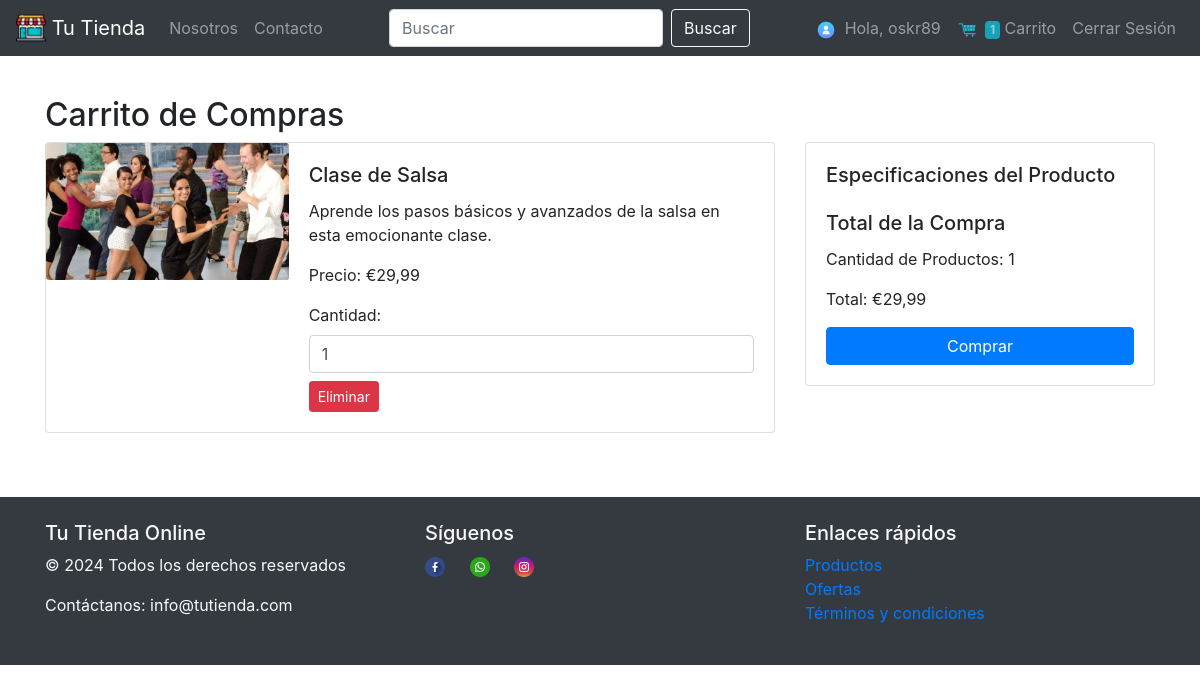
Page /carrito/ (signed in) on the earlier database version.
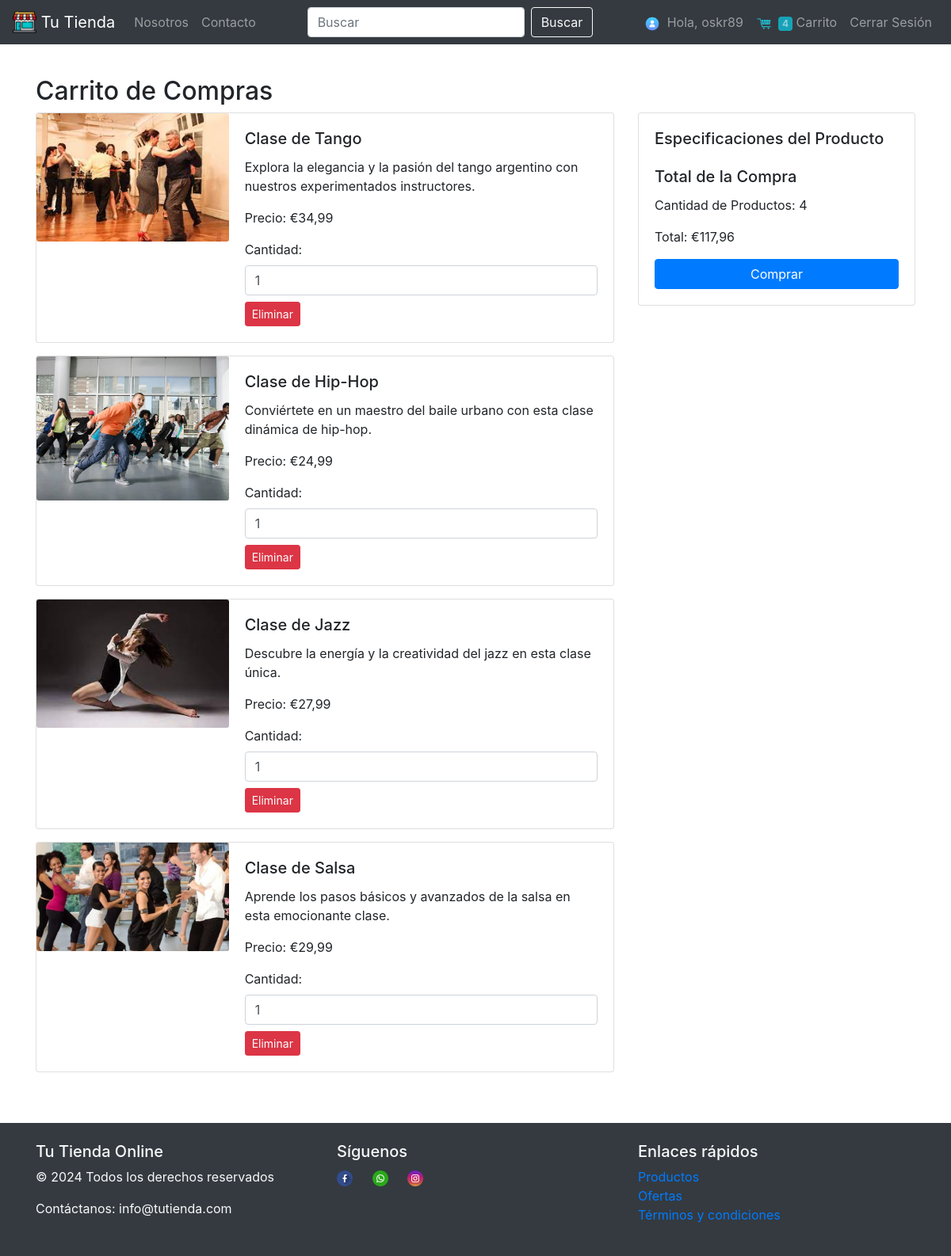
Same page on the later database version.
### tienda/models.py (models this page shows, shortened)
class ItemCarrito(models.Model):
    carrito = models.ForeignKey(Carrito, on_delete=models.CASCADE)
    producto = models.ForeignKey(Producto, on_delete=models.CASCADE)
    cantidad = models.PositiveIntegerField(default=0)

class Producto(models.Model):
    nombre = models.CharField(max_length=100)
    precio = models.DecimalField(max_digits=10, decimal_places=2)
    descripcion = models.TextField()
    imagen = models.ImageField(upload_to="productos/", null=True, blank=True)

### tienda/views.py (the view, shortened to what this page needs)
# urls.py: path("carrito/", carrito, name="carrito"),
def carrito(request):
    carrito, creado = Carrito.objects.get_or_create(usuario=request.user)
    items = carrito.itemcarrito_set.all()
    cantidad_items = sum(item.cantidad for item in items)
    precio_total = sum(item.producto.precio * item.cantidad for item in items)
    return render(
        request,
        "carrito.html",
        {
            "items": items,
            "carrito": carrito,
            "cantidad_items": cantidad_items,
            "precio_total": precio_total,
        },
    )

### tienda/context_processors.py (called while the page is built)
def items_carrito(request):
    carrito = None
    creado = False
    if request.user.is_authenticated:
        carrito, creado = Carrito.objects.get_or_create(usuario=request.user)
    total_items_carrito = (
        carrito.itemcarrito_set.aggregate(Sum("cantidad"))["cantidad__sum"]
        if carrito
        else 0
    )
    return {
        "items_carrito": carrito.itemcarrito_set.all() if carrito else [],
        "carrito": carrito,
        "creado": creado,
        "total_items_carrito": total_items_carrito,
    }

### tienda/templates/carrito.html (shortened to what this page needs)
{% extends "base.html" %} {% block contenido%}
<div class="container mt-5">
  <h2>Carrito de Compras</h2>
  <div class="row">
    <div class="col-md-8">
      {% for item in items %}
      <div class="card mb-3">
        <div class="row no-gutters">
          <div class="col-md-4">
            <img
              src="{{ item.producto.imagen.url }}"
              class="card-img"
              alt="{{ item.producto.nombre }}"
            />
          </div>
          <div class="col-md-8">
            <div class="card-body">
              <h5 class="card-title">{{ item.producto.nombre }}</h5>
              <p class="card-text">{{ item.producto.descripcion }}</p>
              <p class="card-text">Precio: €{{ item.producto.precio }}</p>
              <label for="cantidad">Cantidad:</label>
              <input
                type="number"
                value="{{item.cantidad}}"
                min="1"
                class="form-control mb-2"
                id="cantidad"
              />
              <form method="POST" action="{% url 'carrito' %}">
                <button type="submit" class="btn btn-danger btn-sm">
                  Eliminar
                </button>
              </form>
            </div>
          </div>
        </div>
      </div>
      {% endfor %}
    </div>
    <div class="col-md-4">
      <div class="card">
        <div class="card-body">
          <h5 class="card-title">Especificaciones del Producto</h5>
          <h5 class="card-title mt-4">Total de la Compra</h5>
          <p class="card-text">Cantidad de Productos: {{ cantidad_items}}</p>
          <p class="card-text">Total: €{{ precio_total}}</p>
          <a href="#" class="btn btn-primary btn-block mt-3">Comprar</a>
        </div>
      </div>
    </div>
  </div>
</div>
{% endblock %}

### tienda/templates/base.html (shortened to what this page needs)
{% load static %}
<!DOCTYPE html>
<html lang="es">
  <head>
    <link
      rel="stylesheet"
      href="https://stackpath.bootstrapcdn.com/bootstrap/4.3.1/css/bootstrap.min.css"
    />
  </head>
  <body>
    <nav class="navbar navbar-expand-lg navbar-dark bg-dark fixed-top">
      <a class="navbar-brand" href="{% url 'index' %}">
        <img
          src="{% static 'images/tienda.png' %}"
          width="30"
          height="30"
          class="d-inline-block align-top"
          alt=""
        />
        Tu Tienda
      </a>
      <div class="collapse navbar-collapse" id="navbarNav">
        <ul class="navbar-nav mr-auto">
          <li class="nav-item">
            <a class="nav-link" href="{% url "nosotros"%}">Nosotros</a>
          </li>
          <li class="nav-item">
            <a class="nav-link" href="{% url "contacto" %}">Contacto</a>
          </li>
        </ul>
        <form class="form-inline my-2 my-lg-0" method="POST" action="{% url 'buscar' %}">
          <input
            class="form-control mr-sm-2"
            type="search"
            placeholder="Buscar"
            aria-label="Search"
            name="buscar"
          />
          <button class="btn btn-outline-light my-2 my-sm-0" type="submit">
            Buscar
          </button>
        </form>
        {% if user.is_authenticated %}
        <ul class="navbar-nav ml-auto">
          <li class="nav-item">
            <a class="nav-link" href="{% url 'user' %}">
              <img
                src="{% static 'images/user.png' %}"
                width="20"
                height="20"
                class="mr-1"
                alt=""
              />
              Hola, {{ request.user.username }}
            </a>
          </li>
          <li class="nav-item">
            <a class="nav-link" href="{% url "carrito" %}">
              <img
                src="{% static 'images/carrito.png' %}"
                width="20"
                height="20"
                class="mr-1"
                alt=""
              />
              <span class=" badge bg-info">
                    {{total_items_carrito}}
              </span>
              Carrito
            </a>
          </li>
          <li class="nav-item">
            <a class="nav-link" href="{% url 'cerrar' %}">Cerrar Sesión</a>
          </li>
        </ul>
        {%endif%}
      </div>
    </nav>
    <div class="container-fluid mt-4 pt-4 w-100 pr-0 pl-0 pb-4 mb-4">
            {% block contenido%}
            {% endblock %}
    </div>
    <footer class="bg-dark text-light py-4">
      <div class="container">
        <div class="row">
          <div class="col-md-4">
            <h5>Tu Tienda Online</h5>
            <p>&copy; 2024 Todos los derechos reservados</p>
            <p>Contáctanos: info@tutienda.com</p>
          </div>
          <div class="col-md-4">
            <h5>Síguenos</h5>
            <a href="#" class="text-light" title="Facebook">
              <img
              src="{% static 'images/facebook.png' %}"
              width="20"
              height="20"
              class="mr-1"
              alt=""
            />
            </a>
            <a href="#" class="text-light" title="Whatsapp">
              <img
              src="{% static 'images/whatsapp.png' %}"
              width="20"
              height="20"
              class="mr-1"
              alt=""
            />
            </a>
            <a href="#" class="text-light" title="Instagram">
              <img
              src="{% static 'images/instagram.png' %}"
              width="20"
              height="20"
              class="mr-1"
              alt=""
            />
            </a>
          </div>
          <div class="col-md-4">
            <h5>Enlaces rápidos</h5>
            <ul class="list-unstyled">
              <li><a href="#">Productos</a></li>
              <li><a href="#">Ofertas</a></li>
              <li><a href="#">Términos y condiciones</a></li>
            </ul>
          </div>
        </div>
      </div>
    </footer>
  </body>
</html>

Differences in the rows shown:
added ItemCarrito: producto.imagen (picture), producto.nombre "Clase de Tango", producto.descripcion "Explora la elegancia y la pasión del tango argentino con nuestros experimentados instructores.", producto.precio "34,99", cantidad "1"
added ItemCarrito: producto.imagen (picture), producto.nombre "Clase de Hip-Hop", producto.descripcion "Conviértete en un maestro del baile urbano con esta clase dinámica de hip-hop.", producto.precio "24,99", cantidad "1"
added ItemCarrito: producto.imagen (picture), producto.nombre "Clase de Jazz", producto.descripcion "Descubre la energía y la creatividad del jazz en esta clase única.", producto.precio "27,99", cantidad "1"
Other differences:
{{ total_items_carrito }}: "1" → "4"
{{ cantidad_items }}: "1" → "4"
{{ precio_total }}: "29,99" → "117,96"
